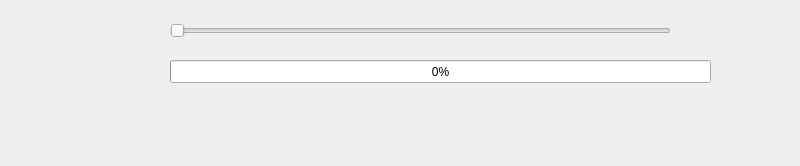
<?xml version="1.0" encoding="UTF-8"?>
<ui version="4.0">
 <class>Widget</class>
 <widget class="QWidget" name="Widget">
  <property name="geometry">
   <rect>
    <x>0</x>
    <y>0</y>
    <width>800</width>
    <height>166</height>
   </rect>
  </property>
  <property name="windowTitle">
   <string>Widget</string>
  </property>
  <widget class="QSlider" name="horizontalSlider">
   <property name="geometry">
    <rect>
     <x>170</x>
     <y>20</y>
     <width>501</width>
     <height>22</height>
    </rect>
   </property>
   <property name="minimum">
    <number>1</number>
   </property>
   <property name="maximum">
    <number>100</number>
   </property>
   <property name="orientation">
    <enum>Qt::Horizontal</enum>
   </property>
  </widget>
  <widget class="QProgressBar" name="progressBar">
   <property name="geometry">
    <rect>
     <x>170</x>
     <y>60</y>
     <width>541</width>
     <height>23</height>
    </rect>
   </property>
   <property name="minimum">
    <number>1</number>
   </property>
   <property name="value">
    <number>1</number>
   </property>
  </widget>
 </widget>
 <resources/>
 <connections/>
</ui>
